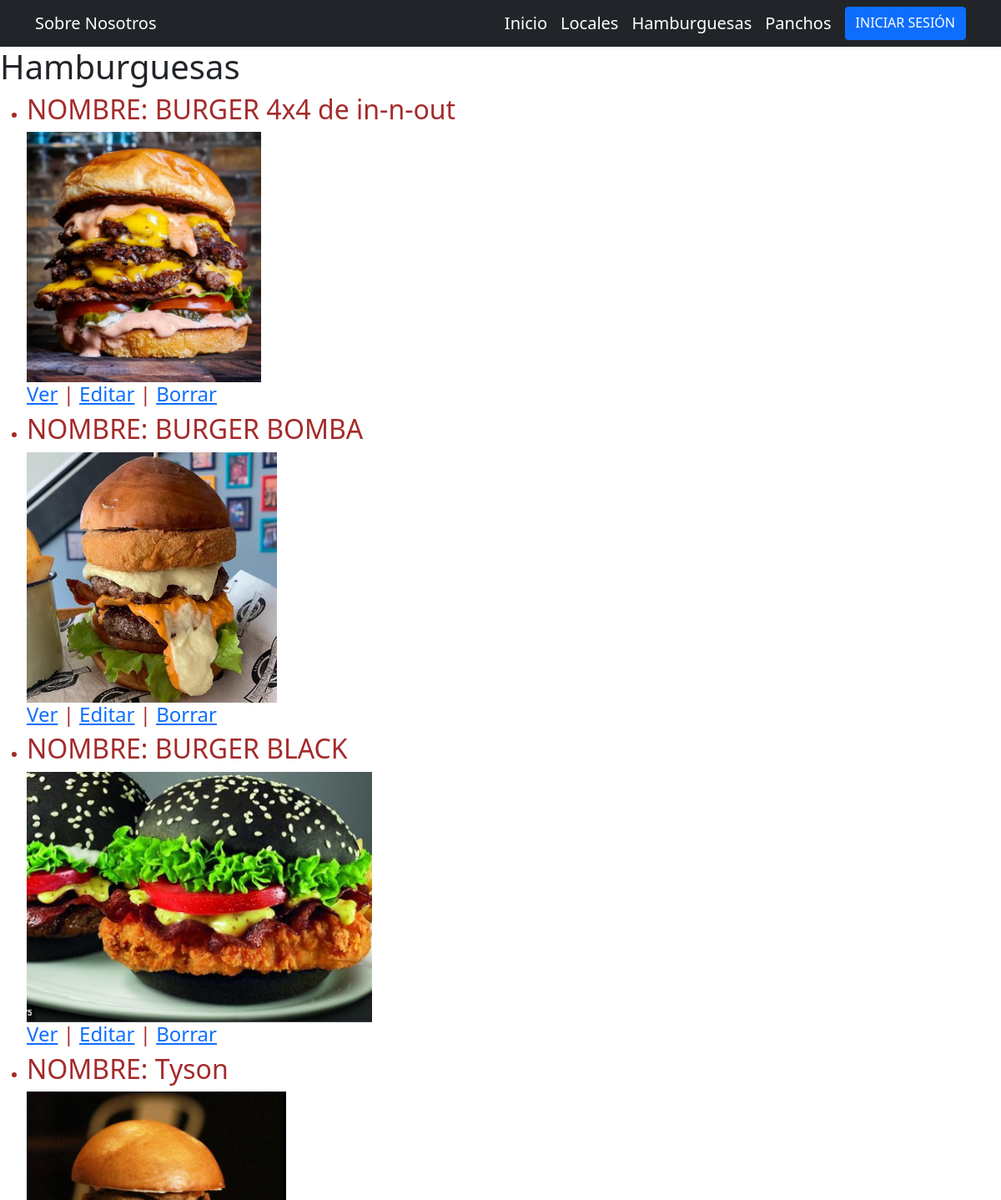
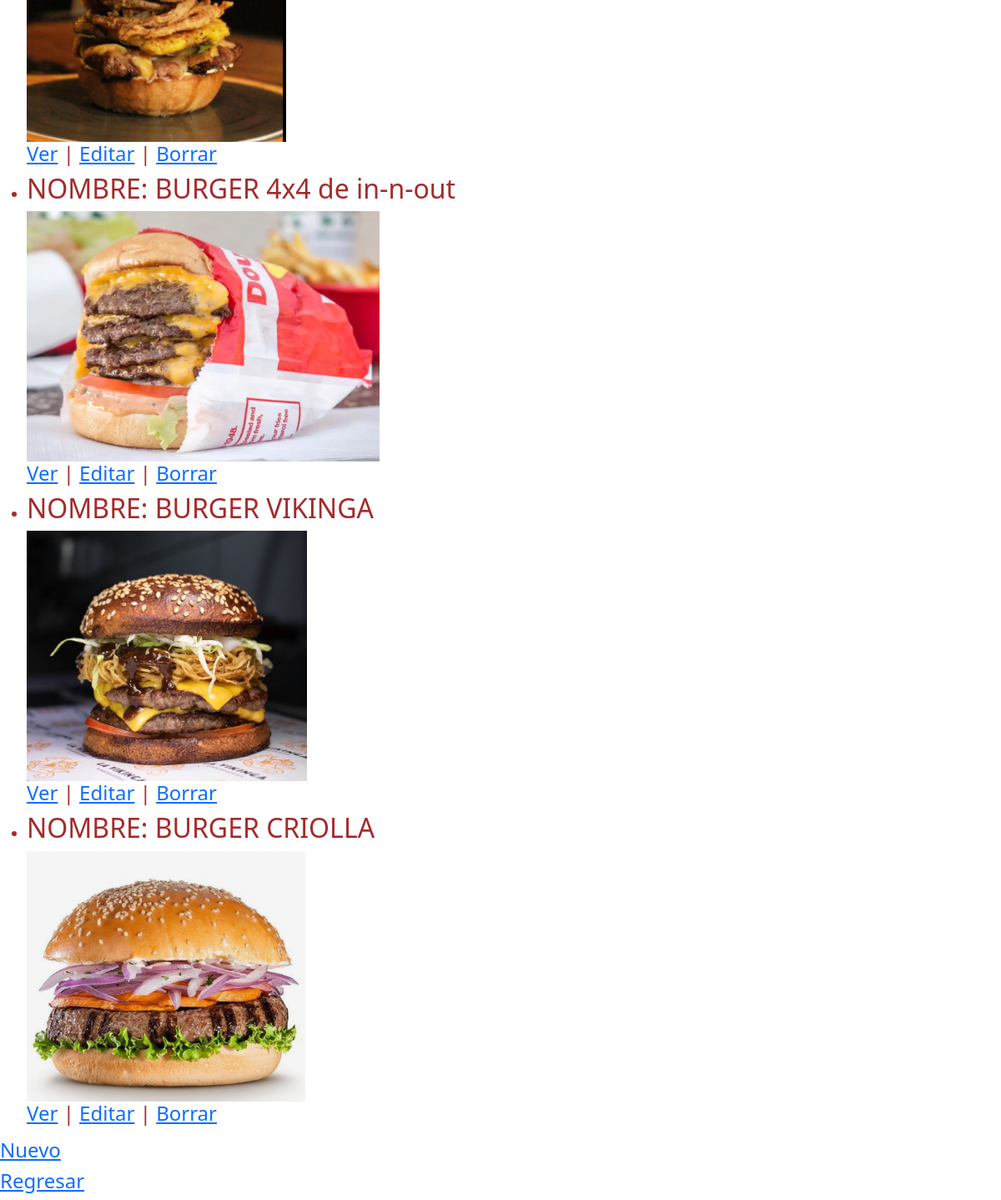
The app's page /AppMrBlack/hamburguesas/list with its own data (2 pictures, top to bottom).
### AppMrBlack/models.py (models this page shows, shortened)
class Hamburguesas(models.Model):
    nombrehamburguesa = models.CharField('nombrehamburguesa',max_length=45)
    tipopan = models.CharField('tipopan',max_length=45)
    tipocarne = models.CharField('tipocarne',max_length=45)
    cantidadmedallones = models.IntegerField()
    aderezo = models.CharField('aderezo',max_length=45)
    salsaMrBlack = models.CharField('salsaMrBlack',max_length=45)
    fechacreacion = models.DateField('fechacreacion')
    imagen_referencial=models.ImageField('imagen_referencial',upload_to='imagenes/', max_length=255 , null=True)

### AppMrBlack/views.py (the view)
# urls.py: path('hamburguesas/list',views.HamburguesaList.as_view(),name='List'),
class HamburguesaList(ListView):
      model = Hamburguesas
      template_name = "hamburguesas_list.html"

### AppMrBlack/templates/hamburguesas_list.html (shortened to what this page needs)
<!DOCTYPE html>
<html lang="en">
<head>
    <head>
        {% load static %}
        <link href="{% static 'css/styles.css' %}" rel="stylesheet" />
    </head>
    <body>
        <nav class="navbar navbar-expand-lg navbar-dark bg-dark">
            <div class="container">
                <a class="navbar-brand" href="#!">Sobre Nosotros</a>
                <div class="collapse navbar-collapse" id="navbarSupportedContent">
                    <ul class="navbar-nav ms-auto mb-2 mb-lg-0">
                        <a class="navbar-brand" href="{% url 'Inicio' %}">Inicio</a>
                        <a class="navbar-brand" href="{% url 'Locales' %}">Locales</a>
                        <a class="navbar-brand" href="{% url 'Hamburguesas' %}">Hamburguesas</a>
                        <a class="navbar-brand" href="{% url 'Panchos' %}">Panchos</a>
                        {% if not request.user.is_authenticated %}
                            <a class="btn btn-primary" href="{% url 'Login' %}">INICIAR SESIÓN</a>
                        {% endif %}
                    </ul>
                </div>
            </div>
        </nav>
    <h1>Hamburguesas</h1>
    <ul style="color: brown">
    {% for hamburguesas in object_list %}
        <li>
            <h2>NOMBRE: {{ hamburguesas.nombrehamburguesa }}</h2>
            <img src="{{hamburguesas.imagen_referencial.url}}" alt="modelo",width="200" , height="300">
                <h4>
                    <a href="{% url 'Detail' hamburguesas.id %}">Ver</a> |
                    <a href="{% url 'Edit' hamburguesas.id %}">Editar</a> |
                    <a href="{% url 'Delete' hamburguesas.id %}">Borrar</a>
                </h4>
        </li>
    {% endfor %}
        </ul>
        <!-- {% load static %}
            <img src="../static/assets/img/criolla.PNG" width="200"  height="200"> -->
    <h4>
        <a href="{% url 'New'  %}">Nuevo</a>
    </h4>
    <h4>
        <a href="{% url 'Hamburguesas' %}">Regresar</a>
    </h4>
</head>
<body>
</body>
</html>

### records on screen
Hamburguesas: nombrehamburguesa "BURGER 4x4 de in-n-out", imagen_referencial (picture)
Hamburguesas: nombrehamburguesa "BURGER BOMBA", imagen_referencial (picture)
Hamburguesas: nombrehamburguesa "BURGER BLACK", imagen_referencial (picture)
Hamburguesas: nombrehamburguesa "Tyson", imagen_referencial (picture)
Hamburguesas: nombrehamburguesa "BURGER 4x4 de in-n-out", imagen_referencial (picture)
Hamburguesas: nombrehamburguesa "BURGER VIKINGA", imagen_referencial (picture)
Hamburguesas: nombrehamburguesa "BURGER CRIOLLA", imagen_referencial (picture)
